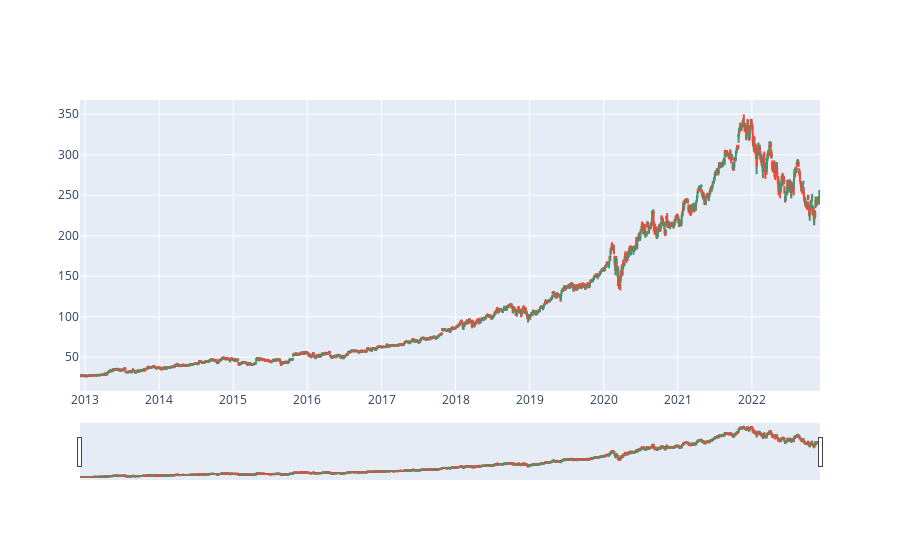

The notebook cell this image was saved under:
### Code cell
fig = go.Figure(data=go.Candlestick(x=data.index,
                                    open=data['Open'],
                                   high=data['High'],
                                   low=data['Low'],
                                   close=data['Close']))
fig.update(layout_xaxis_rangeslider_visible=True)
fig.show()

### Figure 1 — Plotly figure (JSON) as saved in the notebook; plotly's stock layout.template omitted (floating-point values rounded to 4 significant figures; data arrays with more than 128 entries replaced by an {"elided": "..."} marker saying what was removed)
{"data": [{"close": {"elided": "2515 float values"}, "high": {"elided": "2515 float values"}, "low": {"elided": "2515 float values"}, "open": {"elided": "2515 float values"}, "type": "candlestick", "x": {"elided": "2515 str values"}}], "layout": {"xaxis": {"rangeslider": {"visible": true}}}}
